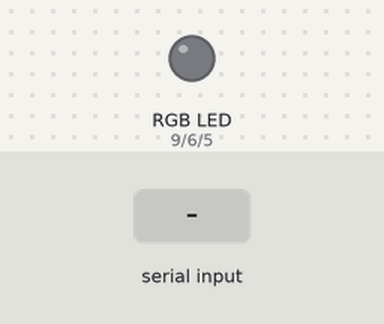
This sketch was run on a simulated Arduino Uno, built with avr-gcc and run on an emulated ATmega328P. On the bench: an RGB LED mixed from three pins (HIGH = lit). Inputs (shaded band) come from the test bench. What the sketch prints to the serial monitor is not drawn.

Above: at 1.2 s.
1.3 s: "red" received over Serial
At 3.5 s:
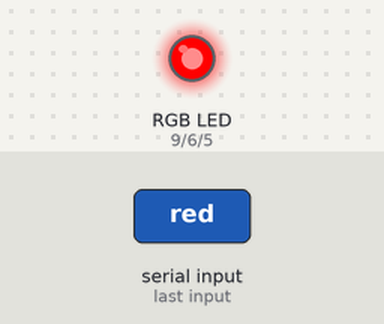
3.8 s: "green" received over Serial
At 5.4 s:
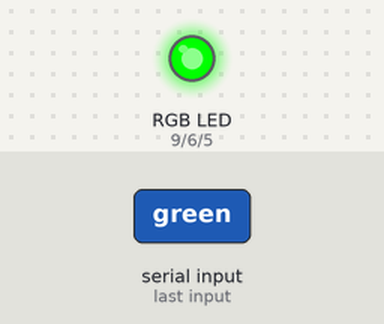
6.3 s: "blue" received over Serial
At 8.5 s:
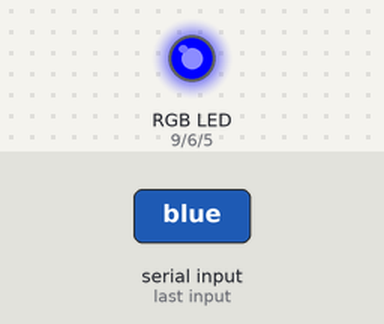
8.8 s: "yellow" received over Serial
At 10.5 s:
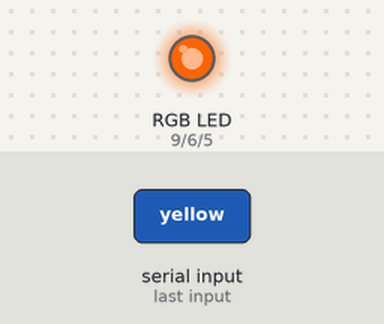
11.3 s: "green" received over Serial
At 13.6 s:
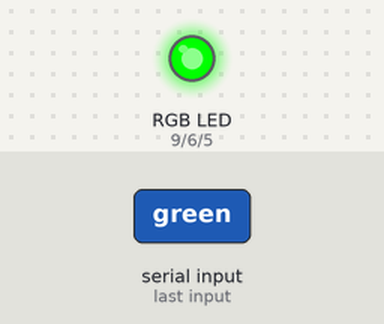
Timing chart, 0 to 14.8 s (numbered marks = the images above; inputs shaded):
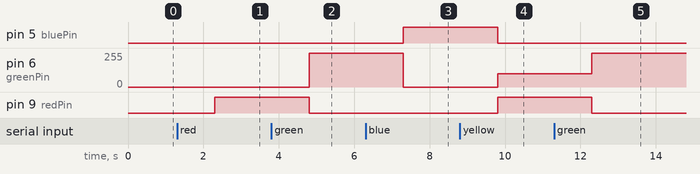

Measured:
- after the input at 1.3 s, pin 9 (redPin): LOW → HIGH after 1.0 s
- after the input at 3.8 s, pin 6 (greenPin): 0/255 → 255/255 after 1.0 s; pin 9 (redPin): HIGH → LOW after 1.0 s
- after the input at 6.3 s, pin 5 (bluePin): LOW → HIGH after 1.0 s; pin 6 (greenPin): 255/255 → 0/255 after 1.0 s
- after the input at 8.8 s, pin 5 (bluePin): HIGH → LOW after 1.0 s; pin 6 (greenPin): 0/255 → 100/255 after 1.0 s; pin 9 (redPin): LOW → HIGH after 1.0 s
- after the input at 11.3 s, pin 6 (greenPin): 100/255 → 255/255 after 1.0 s; pin 9 (redPin): HIGH → LOW after 1.0 s

The sketch:

RGB_LED.ino
```cpp
int redPin = 9;
int greenPin = 6;
int bluePin = 5;

void setup() {
  Serial.begin(9600);
  pinMode(redPin, OUTPUT);
  pinMode(greenPin, OUTPUT);
  pinMode(bluePin, OUTPUT);
}

void loop() {
  Serial.print("What colour do you want?: ");
  while(Serial.available() == 0) {}

  String color = Serial.readString();

  if(color == "red") {
    digitalWrite(redPin, HIGH);
    digitalWrite(greenPin, LOW);
    digitalWrite(bluePin, LOW);
  } else if(color == "green") {
    digitalWrite(redPin, LOW);
    digitalWrite(greenPin, HIGH);
    digitalWrite(bluePin, LOW);
  } else if(color == "blue") {
    digitalWrite(redPin, LOW);
    digitalWrite(greenPin, LOW);
    digitalWrite(bluePin, HIGH);
  } else if (color == "yellow") {
    analogWrite(redPin, 255);
    analogWrite(greenPin, 100);
    analogWrite(bluePin, 0);
  } else if (color == "off") {
    digitalWrite(redPin, LOW);
    digitalWrite(greenPin, LOW);
    digitalWrite(bluePin, LOW);
  }
}
```
